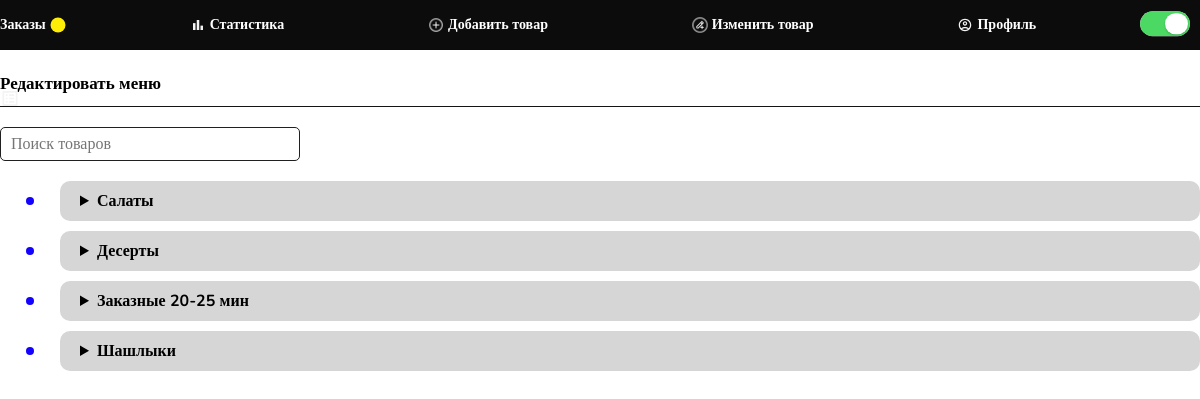
The app's page /edit-menu/ (signed in) with its own data.
### basis/models.py (models this page shows, shortened)
class FoodCategory(models.Model):
    name = models.CharField(max_length=50, unique=True)
    user = models.ForeignKey(
        settings.AUTH_USER_MODEL,
        on_delete=models.CASCADE,
        related_name='categories'
    )

class Food_menu(models.Model):
    STATUS_FOOD = [
        ('True', 'В наличии'),
        ('False', 'Отсутствует'),
    ]
    name = models.TextField(max_length=50)
    description = models.TextField(max_length=800)
    price = models.DecimalField(max_digits=10, decimal_places=0, default='10')
    category = models.ForeignKey(
        FoodCategory,
        on_delete=models.SET_NULL,
        null=True,
        blank=True,
        related_name='foods'
    )
    food_status = models.CharField(max_length=20, choices=STATUS_FOOD, default='True')
    adscreenimg = models.ImageField(upload_to='static/media/foodimages/foodimg')
    imageOne = models.ImageField(upload_to='static/media/foodimages')
    date_add = models.DateField(blank=True, null=True)
    user = models.ForeignKey(settings.AUTH_USER_MODEL, on_delete=models.CASCADE)
    click_order = models.PositiveIntegerField(default=0)

### edit_menu/views.py (the view)
# urls.py: path('edit-menu/', edit_menu_view, name='edit_menu'),
@login_required
def edit_menu_view(request):
    food_items = Food_menu.objects.filter(user=request.user)
    categories = defaultdict(list)
    for food_item in food_items:
        if food_item.category:  # Проверяем, есть ли категория
            categories[food_item.category.name].append(food_item)
        else:
            categories['Без категории'].append(food_item)  # Для блюд без категории
    context = {
        'categories': categories.items(),  # Передаем пары (категория, блюда)
    }
    return render(request, 'edit_menu/edit_menu.html', context)

### templates/edit_menu/edit_menu.html (shortened to what this page needs)
{% extends 'basis/basis_admin.html' %}
{% block link %}
<link rel="stylesheet" href="/static/css/edit_menu.css">
{% endblock %}
{% block main %}
<main>
    <h1 class="title">Редактировать меню</h1>
    <input type="search" class="menu_search" placeholder="Поиск товаров">
    <div class="edit-menu">
        {% for category, items in categories %}
        <details class="category-details">
            <summary>{{ category }}</summary>
        </details>
        {% endfor %}
    </div>
</main>
{% endblock %}

### static/css/basis_admin.css (style rules this page uses)
* { padding: 0; margin: 0; border: 0; }
*, *:before, *:after { box-sizing: border-box; }
html, body { height: 100%; width: 100%; font-size: 100%; line-height: 1; font-size: 14px; -ms-text-size-adjust: 100%; -moz-text-size-adjust: 100%; -webkit-text-size-adjust: 100%; }
input, button, textarea { font-family: inherit; }
h1, h2, h3, h4, h5, h6 { font-size: inherit; font-weight: 400; }

### static/css/edit_menu.css (style rules this page uses)
main { max-width: 1280px; margin: 0 auto; margin-top: 60px; }
main .title { font-family: "Open Sans"; font-size: 17px; font-weight: 700; margin-bottom: 20px; text-align: left; border-bottom: 1px solid #141414; }
main .title::after { display: block; content: ""; width: 20px; height: 15px; background: url("/static/icons/orders.svg") center/cover no-repeat; }
main .menu_search { border: 1px solid #202020; font-family: "Nunito"; font-size: 16px; font-weight: 500; padding: 5px 10px; border-radius: 5px; width: 300px; }
main .edit-menu { width: 100%; display: flex; flex-direction: column; align-items: end; gap: 10px; margin-top: 20px; }
main .edit-menu details { width: 95%; text-align: left; }
main .edit-menu details summary { background-color: #d6d6d6; height: 100%; width: 100%; position: relative; font-family: "Nunito"; font-size: 16px; font-weight: 700; padding: 12px 0px 12px 20px; border-radius: 10px; }
main .edit-menu details summary::before { position: absolute; content: ""; left: -3%; top: 50%; transform: translateY(-50%); width: 8px; height: 8px; background: #1302ff; border-radius: 50%; }

### records on screen
FoodCategory: categories "Салаты"
Food_menu: name "Десерты"
Food_menu: name "Заказные 20-25 мин"
Food_menu: name "Шашлыки"
